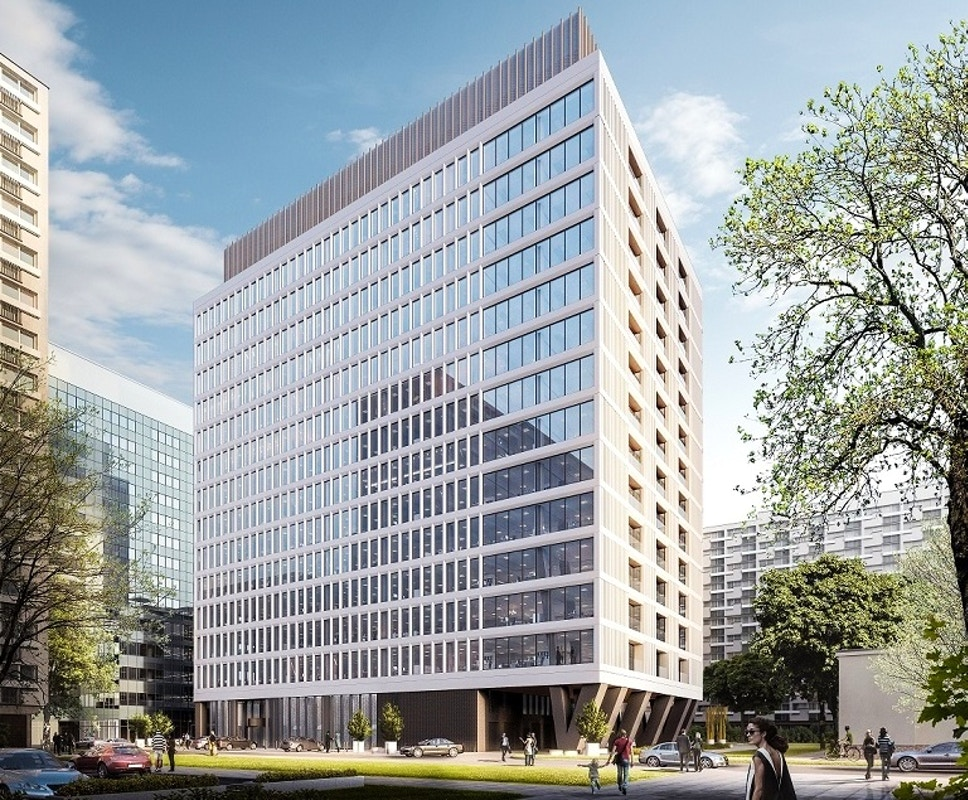
#> input picture basic/opencv/images/Atrium2.jpg, 968 x 800 px
$ python imoperators.py
#> lines starting #> are read from the running program, lines starting #| are printed output that depends on the picture
import numpy as np
import cv2

def wait():
  k = cv2.waitKey(0)
  if k == 27:         # wait for ESC key to exit
    cv2.destroyAllWindows()
  elif k == ord('s'): # wait for 's' key to save and exit
    cv2.imwrite('./resources/test.png',img)
    cv2.destroyAllWindows()

def crop():
  img = cv2.imread('images/Atrium2.jpg')
  cv2.imshow('Original Image', img)

  # Cắt ảnh: Đoạn lệnh sau cắt ảnh có tọa độ điểm trên cùng bên trái là (50, 60) và tọa độ điểm dưới cùng bên phải là (350, 360).
  roi = img[50:350, 60:360]
  cv2.imshow('Region Of Interest', roi)
  wait()

# crop()

def resize():
  img = cv2.imread('images/Atrium2.jpg')
  cv2.imshow('Original Image', img)

  (h, w, d) = img.shape
  r = 300.0 / w
  dim = (300, int(h * r))
  resized = cv2.resize(img, dim)
  cv2.imshow('Resized Image', resized)
  wait()

# resize()

def rotate():
  img = cv2.imread('images/Atrium2.jpg')
#> img is the input picture: shape (800, 968, 3); mean B, G, R 163.5, 162.1, 155.6
  cv2.imshow('Original Image', img)

  (h, w, d) = img.shape
#> h = 800; w = 968; d = 3
  center = (w / 2, h / 2)
#> center = (484, 400)
  M = cv2.getRotationMatrix2D(center, 45, 1.0)
  rotated = cv2.warpAffine(img, M, (w, h))
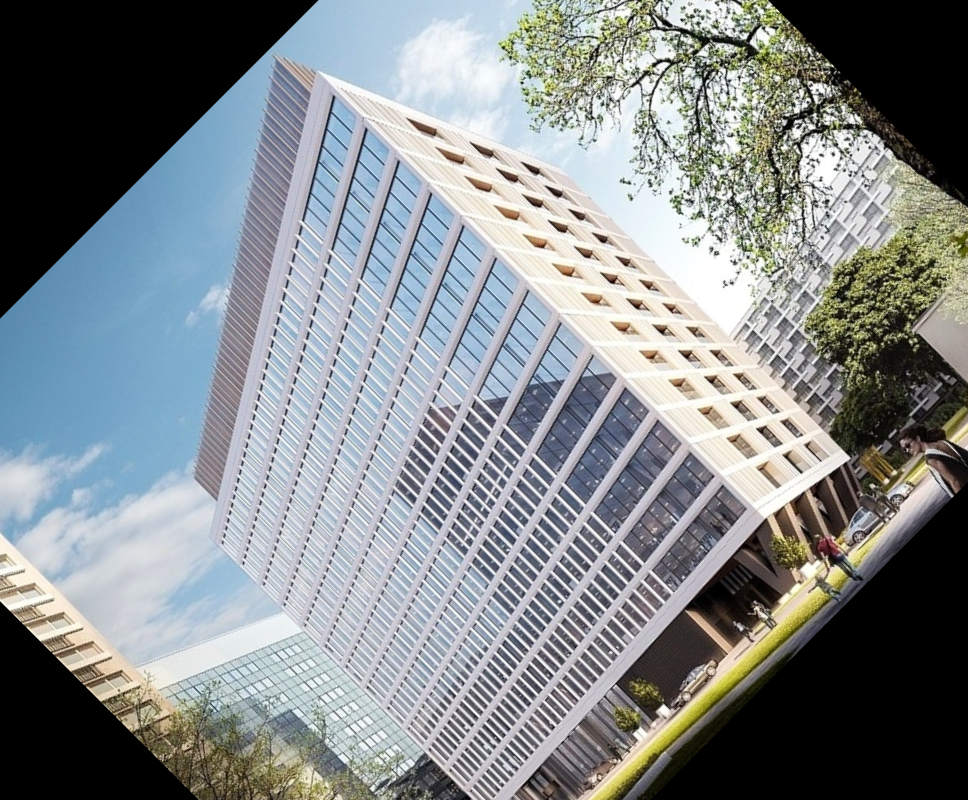
#> rotated: shape (800, 968, 3); mean B, G, R 139, 136.5, 130.9
  cv2.imshow('Rotated Image', rotated)
  wait()
#> (key Esc is pressed here)

rotate()

$ run again, with basic/opencv/images/cameraman2.tif saved as basic/opencv/images/Atrium2.jpg
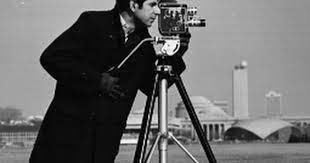
#> input picture basic/opencv/images/cameraman2.tif, 310 x 163 px
#> in rotate, img is the input picture: shape (163, 310, 3); min 0, max 255, mean 105.7
#> in rotate, `rotated = cv2.warpAffine(img, M, (w, h))`:
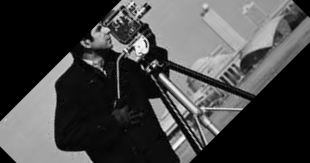
#> rotated: shape (163, 310, 3); min 0, max 254, mean 69.8

$ run again, with basic/opencv/images/corn.tif saved as basic/opencv/images/Atrium2.jpg
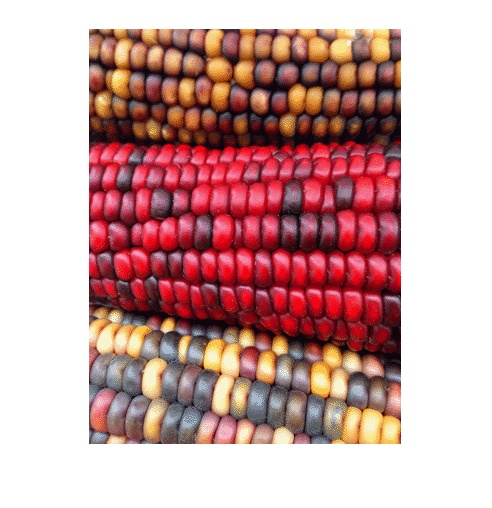
#> input picture basic/opencv/images/corn.tif, 492 x 508 px
#> in rotate, img is the input picture: shape (508, 492, 3); mean B, G, R 161.4, 163.1, 202.6
#> in rotate, `rotated = cv2.warpAffine(img, M, (w, h))`:
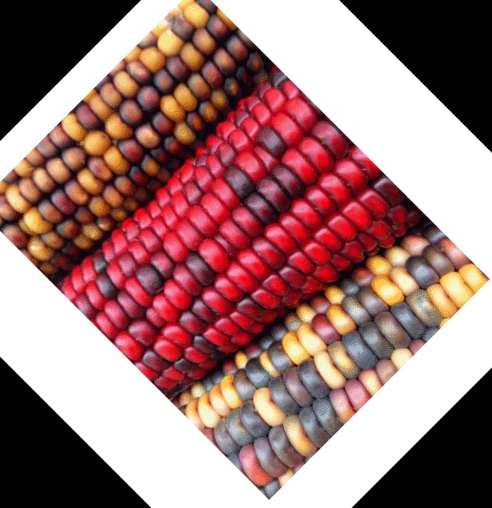
#> rotated: shape (508, 492, 3); mean B, G, R 118.1, 119.7, 159
